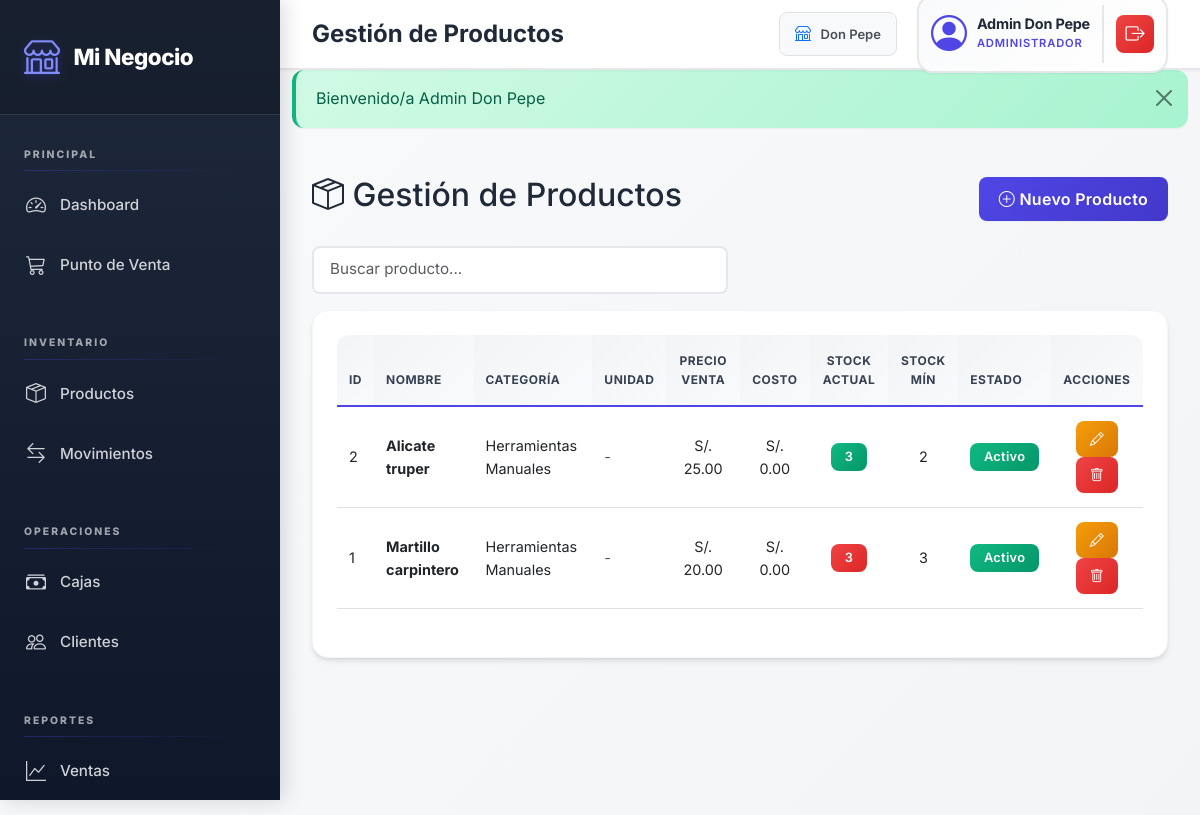
The page /views/admin/productos.php (signed in) on the database its author committed.
### tables this page shows
CREATE TABLE `productos` (
  `id` int(11) NOT NULL,
  `tienda_id` int(11) NOT NULL,
  `categoria_id` int(11) DEFAULT NULL,
  `unidad_medida_id` int(11) DEFAULT NULL,
  `nombre` varchar(100) NOT NULL,
  `descripcion` text DEFAULT NULL,
  `codigo_barra` varchar(50) DEFAULT NULL,
  `precio_compra` decimal(10,2) NOT NULL DEFAULT 0.00,
  `precio_venta` decimal(10,2) NOT NULL,
  `stock_minimo` int(11) NOT NULL DEFAULT 0,
  `stock_actual` int(11) NOT NULL DEFAULT 0,
  `activo` tinyint(1) NOT NULL DEFAULT 1,
  `aplica_igv` tinyint(1) NOT NULL DEFAULT 1,
  `created_at` timestamp NOT NULL DEFAULT current_timestamp(),
  `updated_at` timestamp NOT NULL DEFAULT current_timestamp() ON UPDATE current_timestamp()
);

CREATE TABLE `categorias` (
  `id` int(11) NOT NULL,
  `tienda_id` int(11) DEFAULT NULL COMMENT 'NULL = Global (SUPER_ADMIN), valor = Personalizada',
  `nombre` varchar(100) NOT NULL,
  `descripcion` text DEFAULT NULL,
  `tipo_negocio` enum('ALIMENTOS','FERRETERIA','FARMACIA','ROPA','TECNOLOGIA','LIMPIEZA','LIBRERIA','MASCOTAS','VARIADO') DEFAULT 'VARIADO',
  `es_global` tinyint(1) DEFAULT 1 COMMENT '1=Global, 0=Personalizada',
  `activo` tinyint(1) DEFAULT 1,
  `created_at` timestamp NOT NULL DEFAULT current_timestamp(),
  `updated_at` timestamp NOT NULL DEFAULT current_timestamp() ON UPDATE current_timestamp()
);

### config/config.php (called while the page is built, shortened)
<?php
function isLoggedIn() {
    return isset($_SESSION['user_id']) && isset($_SESSION['rol']);
}
function isAdmin() {
    return isLoggedIn() && ($_SESSION['rol'] === 'ADMINISTRADOR' || $_SESSION['rol'] === 'SUPER_ADMINISTRADOR');
}
function formatMoney($amount) {
    return 'S/. ' . number_format($amount ?? 0, 2);
}
function e($value) {
    return htmlspecialchars((string)$value, ENT_QUOTES, 'UTF-8');
}
function getCsrfToken() {
    return $_SESSION['csrf_token'];
}
function getFlashMessage() {
    if (isset($_SESSION['flash_message'])) {
        $message = $_SESSION['flash_message'];
        $type = $_SESSION['flash_type'];
        return ['message' => $message, 'type' => $type];
    }
    return null;
}
function isSuperAdmin() {
    return isLoggedIn() && $_SESSION['rol'] === 'SUPER_ADMINISTRADOR';
}
function getTiendaId() {
    return $_SESSION['tienda_id'] ?? null;
}
function getTiendaNombre() {
    return $_SESSION['tienda_nombre'] ?? 'Sistema';
}
function hasTienda() {
    return isset($_SESSION['tienda_id']) && $_SESSION['tienda_id'] !== null;
}

### views/admin/productos.php (the view, shortened to what this page needs)
<?php
require_once '../../config/config.php';
$page_title = 'Gestión de Productos';
include '../layouts/header.php';
$db = Database::getInstance()->getConnection();
$sql = "
    SELECT p.*, c.nombre as categoria_nombre, um.abreviatura as unidad_abreviatura
    FROM productos p
    LEFT JOIN categorias c ON p.categoria_id = c.id
    LEFT JOIN unidades_medida um ON p.unidad_medida_id = um.id
    WHERE 1=1
";
if (!isSuperAdmin()) {
    $sql .= " AND p.tienda_id = " . getTiendaId();
}
$sql .= " ORDER BY p.nombre ASC";
$stmt = $db->query($sql);
$productos = $stmt->fetchAll();
?>
<div class="row">
    <div class="col-12">
        <div class="d-flex justify-content-between align-items-center mb-4">
            <h2><i class="bi bi-box-seam"></i> Gestión de Productos</h2>
            <button type="button" class="btn btn-primary" id="btnNuevoProducto" data-bs-toggle="modal" data-bs-target="#modalProducto">
                <i class="bi bi-plus-circle"></i> Nuevo Producto
            </button>
        </div>
    </div>
</div>
<div class="row mb-3">
    <div class="col-md-6">
        <input type="text" class="form-control" id="buscarProductoTabla" placeholder="Buscar producto...">
    </div>
</div>
<div class="row">
    <div class="col-12">
        <div class="card">
            <div class="card-body">
                <div class="table-responsive">
                    <table class="table table-hover" id="tablaProductos">
                        <thead>
                            <tr>
                                <th>ID</th>
                                <th>Nombre</th>
                                <th>Categoría</th>
                                <th>Unidad</th>
                                <th class="text-center">Precio Venta</th>
                                <th class="text-center">Costo</th>
                                <th class="text-center">Stock Actual</th>
                                <th class="text-center">Stock Mín</th>
                                <th>Estado</th>
                                <th class="text-center">Acciones</th>
                            </tr>
                        </thead>
                        <tbody>
                            <?php foreach ($productos as $producto): ?>
                            <tr>
                                <td><?php echo e($producto['id']); ?></td>
                                <td><strong><?php echo e($producto['nombre']); ?></strong></td>
                                <td><?php echo e($producto['categoria_nombre']); ?></td>
                                <td>
                                    <?php if ($producto['unidad_abreviatura']): ?>
                                        <span class="badge bg-secondary"><?php echo e($producto['unidad_abreviatura']); ?></span>
                                    <?php else: ?>
                                        <span class="text-muted">-</span>
                                    <?php endif; ?>
                                </td>
                                <td class="text-center"><?php echo e(formatMoney($producto['precio_venta'])); ?></td>
                                <td class="text-center"><?php echo e(formatMoney($producto['precio_compra'] ?? 0)); ?></td>
                                <td class="text-center">
                                    <?php if ($producto['stock_actual'] <= $producto['stock_minimo']): ?>
                                        <span class="badge bg-danger"><?php echo e($producto['stock_actual']); ?></span>
                                    <?php else: ?>
                                        <span class="badge bg-success"><?php echo e($producto['stock_actual']); ?></span>
                                    <?php endif; ?>
                                </td>
                                <td class="text-center"><?php echo e($producto['stock_minimo']); ?></td>
                                <td>
                                    <?php if ($producto['activo']): ?>
                                        <span class="badge bg-success">Activo</span>
                                    <?php else: ?>
                                        <span class="badge bg-danger">Inactivo</span>
                                    <?php endif; ?>
                                </td>
                                <td class="text-center">
                                    <button class="btn btn-sm btn-warning btn-edit"
                                            data-id="<?php echo e($producto['id']); ?>"
                                            data-nombre="<?php echo e($producto['nombre']); ?>"
                                            data-categoria="<?php echo e($producto['categoria_id']); ?>"
                                            data-unidad="<?php echo e($producto['unidad_medida_id']); ?>"
                                            data-precio="<?php echo e($producto['precio_venta']); ?>"
                                            data-costo="<?php echo e($producto['precio_compra'] ?? 0); ?>"
                                            data-stock="<?php echo e($producto['stock_minimo']); ?>"
                                            data-activo="<?php echo e($producto['activo']); ?>">
                                        <i class="bi bi-pencil"></i>
                                    </button>
                                    <button class="btn btn-sm btn-danger btn-delete"
                                            data-id="<?php echo e($producto['id']); ?>"
                                            data-nombre="<?php echo e($producto['nombre']); ?>">
                                        <i class="bi bi-trash"></i>
                                    </button>
                                </td>
                            </tr>
                            <?php endforeach; ?>
                        </tbody>
                    </table>
                </div>
            </div>
        </div>
    </div>
</div>
<?php
include '../layouts/footer.php';
?>

### views/layouts/header.php (shortened to what this page needs)
<!DOCTYPE html>
<html lang="es">
<head>
    <link href="https://cdn.jsdelivr.net/npm/bootstrap@5.3.0/dist/css/bootstrap.min.css" rel="stylesheet">
    <link rel="stylesheet" href="https://cdn.jsdelivr.net/npm/bootstrap-icons@1.11.0/font/bootstrap-icons.css">
    <link rel="stylesheet" href="<?php echo BASE_URL; ?>/assets/css/style.css">
</head>
<body>
    <?php if (isLoggedIn()): ?>
    <div class="sidebar" id="sidebar">
        <div class="sidebar-header">
            <a href="<?php echo BASE_URL; ?>/index.php" class="sidebar-brand">
                <i class="bi bi-shop"></i>
                <span class="brand-text">Mi Negocio</span>
            </a>
        </div>
        <div class="sidebar-menu">
            <?php if (isSuperAdmin()): ?>
            <div class="menu-section">
                <div class="menu-section-title" style="color: #ffc107;">SUPER ADMIN</div>
                <a href="<?php echo BASE_URL; ?>/views/super_admin/dashboard.php" class="sidebar-link">
                    <i class="bi bi-speedometer2"></i>
                    <span>Dashboard Global</span>
                </a>
                <a href="<?php echo BASE_URL; ?>/views/super_admin/tiendas.php" class="sidebar-link">
                    <i class="bi bi-shop-window"></i>
                    <span>Gestión de Tiendas</span>
                </a>
                <a href="<?php echo BASE_URL; ?>/views/super_admin/reportes.php" class="sidebar-link">
                    <i class="bi bi-file-earmark-bar-graph"></i>
                    <span>Reportes Globales</span>
                </a>
            </div>
            <div class="menu-section">
                <div class="menu-section-title" style="color: #ffc107;">CATÁLOGOS</div>
                <a href="<?php echo BASE_URL; ?>/views/super_admin/categorias_globales.php" class="sidebar-link">
                    <i class="bi bi-tags"></i>
                    <span>Categorías Globales</span>
                </a>
                <a href="<?php echo BASE_URL; ?>/views/super_admin/unidades_medida.php" class="sidebar-link">
                    <i class="bi bi-rulers"></i>
                    <span>Unidades de Medida</span>
                </a>
                <a href="<?php echo BASE_URL; ?>/views/super_admin/asignar_categorias.php" class="sidebar-link">
                    <i class="bi bi-diagram-3"></i>
                    <span>Asignar Categorías</span>
                </a>
            </div>
            <?php elseif (isAdmin()): ?>
            <div class="menu-section">
                <div class="menu-section-title">PRINCIPAL</div>
                <a href="<?php echo BASE_URL; ?>/index.php" class="sidebar-link">
                    <i class="bi bi-speedometer2"></i>
                    <span>Dashboard</span>
                </a>
                <a href="<?php echo BASE_URL; ?>/views/pos/venta.php" class="sidebar-link">
                    <i class="bi bi-cart3"></i>
                    <span>Punto de Venta</span>
                </a>
            </div>
            <div class="menu-section">
                <div class="menu-section-title">INVENTARIO</div>
                <a href="<?php echo BASE_URL; ?>/views/admin/productos.php" class="sidebar-link">
                    <i class="bi bi-box-seam"></i>
                    <span>Productos</span>
                </a>
                <a href="<?php echo BASE_URL; ?>/views/admin/movimientos.php" class="sidebar-link">
                    <i class="bi bi-arrow-left-right"></i>
                    <span>Movimientos</span>
                </a>
            </div>
            <div class="menu-section">
                <div class="menu-section-title">OPERACIONES</div>
                <a href="<?php echo BASE_URL; ?>/views/admin/cajas.php" class="sidebar-link">
                    <i class="bi bi-cash-stack"></i>
                    <span>Cajas</span>
                </a>
                <a href="<?php echo BASE_URL; ?>/views/admin/clientes.php" class="sidebar-link">
                    <i class="bi bi-people"></i>
                    <span>Clientes</span>
                </a>
            </div>
            <div class="menu-section">
                <div class="menu-section-title">REPORTES</div>
                <a href="<?php echo BASE_URL; ?>/views/reportes/ventas.php" class="sidebar-link">
                    <i class="bi bi-graph-up"></i>
                    <span>Ventas</span>
                </a>
            </div>
            <?php endif; ?>
        </div>
    </div>
    <div class="top-navbar">
        <div class="navbar-left">
            <div class="navbar-title">
                <?php echo isset($page_title) ? $page_title : 'Dashboard'; ?>
            </div>
        </div>
        <div class="navbar-right">
            <?php if (hasTienda()): ?>
            <div class="tienda-badge" style="margin-right: 20px; padding: 8px 15px; background: #f8f9fa; border-radius: 8px; border: 1px solid #dee2e6;">
                <i class="bi bi-shop" style="color: #0d6efd; margin-right: 5px;"></i>
                <span style="font-size: 13px; font-weight: 600; color: #495057;"><?php echo getTiendaNombre(); ?></span>
            </div>
            <?php endif; ?>
            <div class="user-menu">
                <div class="user-info-top">
                    <i class="bi bi-person-circle"></i>
                    <div class="user-details-top">
                        <span class="user-name-top"><?php echo $_SESSION['nombre']; ?></span>
                        <span class="user-role-top"><?php echo $_SESSION['rol']; ?></span>
                    </div>
                </div>
                <a href="<?php echo BASE_URL; ?>/controllers/AuthController.php?action=logout&csrf_token=<?php echo getCsrfToken(); ?>" class="btn-logout-top" title="Cerrar Sesión">
                    <i class="bi bi-box-arrow-right"></i>
                </a>
            </div>
        </div>
    </div>
    <div class="main-content" id="mainContent">
    <?php endif; ?>
    <?php
    $current_page = basename($_SERVER['SCRIPT_NAME']);
    if ($current_page !== 'login.php') {
        $flash = getFlashMessage();
        if ($flash):
    ?>
    <div class="container-fluid mt-3">
        <div class="alert alert-<?php echo $flash['type']; ?> alert-dismissible fade show" role="alert">
            <?php echo e($flash['message']); ?>
            <button type="button" class="btn-close" data-bs-dismiss="alert"></button>
        </div>
    </div>
    <?php endif; } ?>
    <div class="<?php echo isLoggedIn() ? 'page-content' : ''; ?>">

### views/layouts/footer.php (shortened to what this page needs)
    </div>
    <?php if (isLoggedIn()): ?>
    </div>
    <?php endif; ?>
</body>
</html>

### rows shown on the page
productos: id "2", nombre "Alicate truper", categoria.nombre "Herramientas Manuales", precio_venta "S/. 25.00", precio_compra "S/. 0.00", stock_actual "3", stock_minimo "2", activo "Activo"
productos: id "1", nombre "Martillo carpintero", categoria.nombre "Herramientas Manuales", precio_venta "S/. 20.00", precio_compra "S/. 0.00", stock_actual "3", stock_minimo "3", activo "Activo"

### other values the page prints
$page_title "Gestión de Productos"
getTiendaNombre() "Don Pepe"
$_SESSION['nombre'] "Admin Don Pepe"
$_SESSION['rol'] "ADMINISTRADOR"
$flash['message'] "Bienvenido/a Admin Don Pepe"
